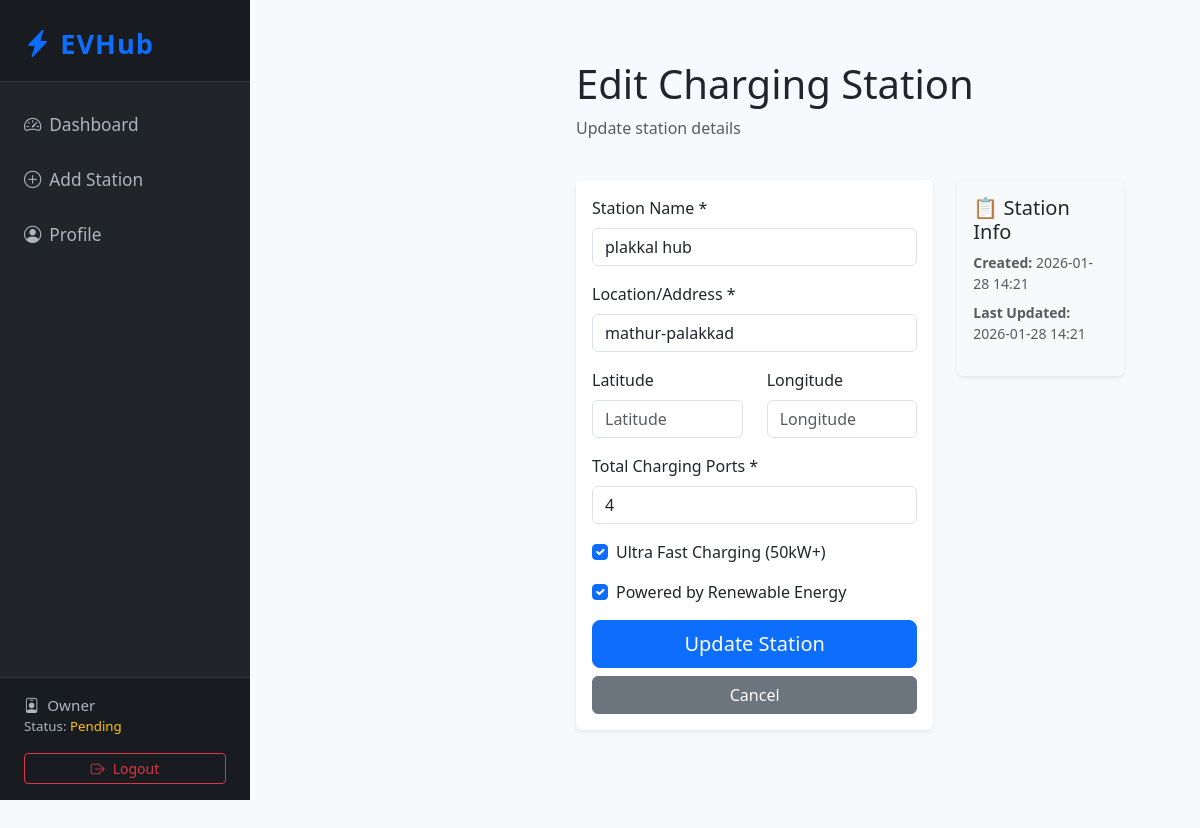
The app's page /owner-edit-station/1/ (signed in) with its own data.
### core/models.py (models this page shows, shortened)
class CustomUser(AbstractUser):
    USER_TYPE_CHOICES = [
        ('customer', 'Customer'),
        ('owner', 'Station Owner'),
        ('admin', 'Administrator'),
    ]
    phone = models.CharField(max_length=20, blank=True, null=True)
    is_hotel_partner = models.BooleanField(default=False)
    is_emergency_contact = models.BooleanField(default=False)
    ev_photo = models.ImageField(upload_to='ev_photos/', blank=True, null=True)
    user_type = models.CharField(max_length=20, choices=USER_TYPE_CHOICES, default='customer')

class ChargingStation(models.Model):
    name = models.CharField(max_length=150)
    location = models.CharField(max_length=255)
    latitude = models.DecimalField(max_digits=9, decimal_places=6, null=True, blank=True)
    longitude = models.DecimalField(max_digits=9, decimal_places=6, null=True, blank=True)
    total_ports = models.PositiveIntegerField(default=1)
    ultra_fast = models.BooleanField(default=False)
    powered_by_renewables = models.BooleanField(default=False)
    created_at = models.DateTimeField(auto_now_add=True)

class OwnerStation(models.Model):
    owner = models.ForeignKey(StationOwner, on_delete=models.CASCADE, related_name='stations')
    station = models.OneToOneField(ChargingStation, on_delete=models.CASCADE, related_name='owner_station')
    created_at = models.DateTimeField(auto_now_add=True)
    updated_at = models.DateTimeField(auto_now=True)

### core/views.py (the view, shortened to what this page needs)
# urls.py: path('owner-edit-station/<int:station_id>/', views.owner_edit_station, name='owner_edit_station'),
@login_required
@user_passes_test(is_owner)
def owner_edit_station(request, station_id):
    try:
        owner = request.user.station_owner
    except StationOwner.DoesNotExist:
        return redirect('owner_register')
    owner_station = get_object_or_404(OwnerStation, id=station_id, owner=owner)
    station = owner_station.station
    context = {
        'owner_station': owner_station,
        'station': station,
    }
    return render(request, 'core/owner_edit_station.html', context)

### core/views.py (called while the page is built)
def is_owner(user):
    return hasattr(user, 'station_owner') and user.user_type == 'owner'

### core/templates/core/owner_edit_station.html (shortened to what this page needs)
{% extends 'core/owner_base.html' %}
{% block content %}
<div style="display: flex; min-height: 100vh;">
    <div style="flex-grow: 1; margin-left: 250px; padding: 20px; background-color: #f7fafc;">
        <div class="container">
            <div class="row mb-4">
                <div class="col-md-12">
                    <h1>Edit Charging Station</h1>
                    <p class="text-muted">Update station details</p>
                </div>
            </div>
            <div class="row">
                <div class="col-md-8">
                    <div class="card border-0 shadow-sm">
                        <div class="card-body">
                            <form method="POST">
                                <div class="mb-3">
                                    <label class="form-label" for="id_name">Station Name *</label>
                                    <input type="text" class="form-control" id="id_name" name="name" value="{{ station.name }}" placeholder="Station Name" required>
                                </div>
                                <div class="mb-3">
                                    <label class="form-label" for="id_location">Location/Address *</label>
                                    <input type="text" class="form-control" id="id_location" name="location" value="{{ station.location }}" placeholder="Location/Address" required>
                                </div>
                                <div class="row">
                                    <div class="col-md-6">
                                        <div class="mb-3">
                                            <label class="form-label" for="id_latitude">Latitude</label>
                                            <input type="number" class="form-control" id="id_latitude" name="latitude" value="{{ station.latitude }}" step="0.000001" placeholder="Latitude">
                                        </div>
                                    </div>
                                    <div class="col-md-6">
                                        <div class="mb-3">
                                            <label class="form-label" for="id_longitude">Longitude</label>
                                            <input type="number" class="form-control" id="id_longitude" name="longitude" value="{{ station.longitude }}" step="0.000001" placeholder="Longitude">
                                        </div>
                                    </div>
                                </div>
                                <div class="mb-3">
                                    <label class="form-label" for="id_total_ports">Total Charging Ports *</label>
                                    <input type="number" class="form-control" id="id_total_ports" name="total_ports" value="{{ station.total_ports }}" min="1" required>
                                </div>
                                <div class="form-check mb-3">
                                    <input class="form-check-input" type="checkbox" id="id_ultra_fast" name="ultra_fast" {% if station.ultra_fast %}checked{% endif %}>
                                    <label class="form-check-label" for="id_ultra_fast">
                                        Ultra Fast Charging (50kW+)
                                    </label>
                                </div>
                                <div class="form-check mb-3">
                                    <input class="form-check-input" type="checkbox" id="id_powered_by_renewables" name="powered_by_renewables" {% if station.powered_by_renewables %}checked{% endif %}>
                                    <label class="form-check-label" for="id_powered_by_renewables">
                                        Powered by Renewable Energy
                                    </label>
                                </div>
                                <div class="d-grid gap-2">
                                    <button type="submit" class="btn btn-primary btn-lg">Update Station</button>
                                    <a href="{% url 'owner_manage_stations' %}" class="btn btn-secondary">Cancel</a>
                                </div>
                            </form>
                        </div>
                    </div>
                </div>
                <div class="col-md-4">
                    <div class="card border-0 shadow-sm bg-light">
                        <div class="card-body">
                            <h5 class="card-title">📋 Station Info</h5>
                            <p class="small text-muted mb-2">
                                <strong>Created:</strong> {{ owner_station.created_at|date:"Y-m-d H:i" }}
                            </p>
                            <p class="small text-muted">
                                <strong>Last Updated:</strong> {{ owner_station.updated_at|date:"Y-m-d H:i" }}
                            </p>
                        </div>
                    </div>
                </div>
            </div>
        </div>
    </div>
</div>
{% endblock %}

### core/templates/core/owner_base.html (shortened to what this page needs)
<!DOCTYPE html>
<html lang="en">
<head>
    <link href="https://cdn.jsdelivr.net/npm/bootstrap@5.3.0/dist/css/bootstrap.min.css" rel="stylesheet">
    <link href="https://cdn.jsdelivr.net/npm/bootstrap-icons/font/bootstrap-icons.css" rel="stylesheet">
</head>
<body>
    <nav class="sidebar d-flex flex-column">
        <div class="brand">
            <i class="bi bi-lightning-charge-fill me-2"></i>EVHub
        </div>
        <ul class="nav flex-column mt-3">
            <li class="nav-item">
                <a class="nav-link {% if request.resolver_match.url_name == 'owner_dashboard' %}active{% endif %}" href="{% url 'owner_dashboard' %}"><i class="bi bi-speedometer2 me-2"></i>Dashboard</a>
            </li>
            <li class="nav-item">
                <a class="nav-link {% if request.resolver_match.url_name == 'owner_add_station' %}active{% endif %}" href="{% url 'owner_add_station' %}"><i class="bi bi-plus-circle me-2"></i>Add Station</a>
            </li>
            <li class="nav-item">
                <a class="nav-link {% if request.resolver_match.url_name == 'owner_profile' %}active{% endif %}" href="{% url 'owner_profile' %}"><i class="bi bi-person-circle me-2"></i>Profile</a>
            </li>
        </ul>
        <div class="sidebar-footer mt-auto">
            <div><i class="bi bi-person-badge me-2"></i>{{ owner.company_name|default:'Owner' }}</div>
            <div class="small">Status: {% if owner.is_verified %}<span class="text-success">Verified</span>{% else %}<span class="text-warning">Pending</span>{% endif %}</div>
            <div class="mt-3">
                <a href="{% url 'logout' %}" class="btn btn-sm btn-outline-danger w-100">
                    <i class="bi bi-box-arrow-right me-2"></i>Logout
                </a>
            </div>
        </div>
    </nav>
    <main class="main-content">
        <div class="container-fluid">
            {% block content %}{% endblock %}
        </div>
    </main>
</body>
</html>

### core/templates/core/owner_base.html (style rules this page uses)
body { background: #f7fafc; min-height: 100vh; display: flex; flex-direction: row; }
.sidebar { width: 250px; background: #212529; color: #fff; min-height: 100vh; position: fixed; left: 0; top: 0; display: flex; flex-direction: column; z-index: 100; }
.sidebar .brand { font-size: 1.7rem; font-weight: bold; padding: 1.5rem 1rem 1rem 1.5rem; letter-spacing: 1px; color: #0d6efd; background: #181c20; border-bottom: 1px solid #343a40; }
.sidebar .nav-link { color: #adb5bd; padding: 0.9rem 1.5rem; font-size: 1.08rem; transition: background 0.2s, color 0.2s; }
.sidebar .sidebar-footer { margin-top: auto; padding: 1rem 1.5rem; font-size: 0.95rem; color: #adb5bd; border-top: 1px solid #343a40; background: #181c20; }
.main-content { margin-left: 250px; padding: 2.5rem 2rem 2rem 2rem; width: 100%; min-height: 100vh; }

### records on screen
CustomUser: company_name "Owner"
ChargingStation: name "plakkal hub", location "mathur-palakkad", total_ports "4", ultra_fast "☑", powered_by_renewables "☑"
OwnerStation: created_at "2026-01-28 14:21", updated_at "2026-01-28 14:21"
